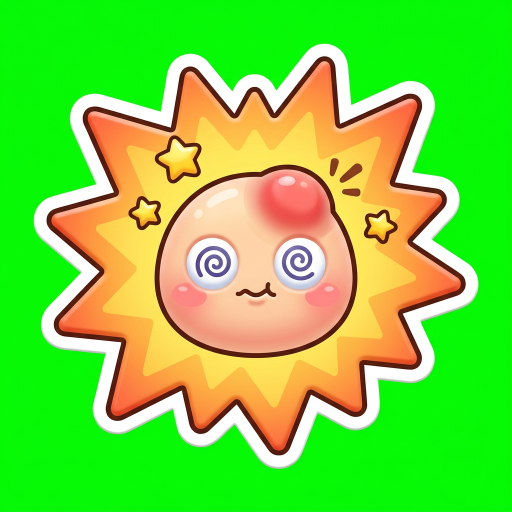
#> input picture art_src/gemini/raw/bonk_v1.png, 1024 x 1024 px (shown at 1/2 size)
$ python key_icon.py ../art_src/gemini/raw/bonk_v1.png ../art_src/gemini/raw/bonk_v1.png 100 1.0
#> lines starting #> are read from the running program, lines starting #| are printed output that depends on the picture
#!/usr/bin/env python
"""Raw Gemini render on a flat chroma-green background -> clean transparent game icon.

    python tools/key_icon.py art_src/gemini/raw/bonk_v1.png assets/env/bonk_icon.png [size=512] [margin=0.04]

Steps: estimate the background green from the border, soft-key every pixel by its distance to it (green dominance),
remove the green spill from semi-transparent edges, crop to the content (ignoring stray specks), pad to a square with a
small margin and resize. Always works from the raw render (generation is not reproducible).
"""
import sys

import numpy as np
from PIL import Image


def key(img: Image.Image) -> Image.Image:
    rgb = np.asarray(img.convert("RGB"), np.float32) / 255.0
    h, w, _ = rgb.shape
#> h = 1024; w = 1024
    border = np.concatenate([rgb[:6].reshape(-1, 3), rgb[-6:].reshape(-1, 3), rgb[:, :6].reshape(-1, 3), rgb[:, -6:].reshape(-1, 3)])
    bg = np.median(border, axis=0)
#> bg = [0.0235, 0.973, 0.0235]
    r, g, b = rgb[..., 0], rgb[..., 1], rgb[..., 2]
    # how much greener than red/blue a pixel is, relative to the background's own green dominance
    dom = g - np.maximum(r, b)
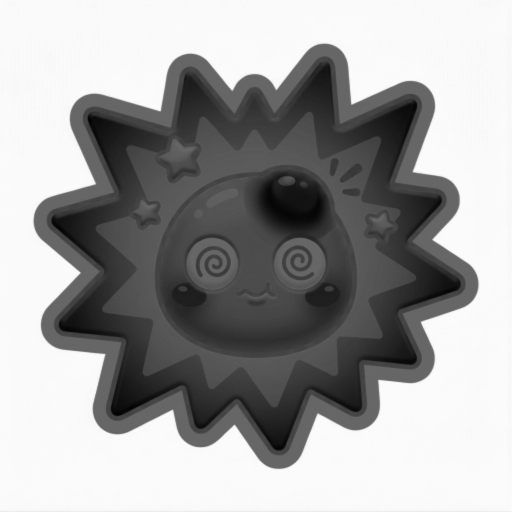
#> dom: shape (1024, 1024) float32 (shown at 1/2 size); min -0.663, max 0.98, mean 0.377; drawn with min black and max white
    bg_dom = max(float(bg[1] - max(bg[0], bg[2])), 0.2)
#> bg_dom = 0.949
    t = np.clip(dom / bg_dom, 0.0, 1.0)
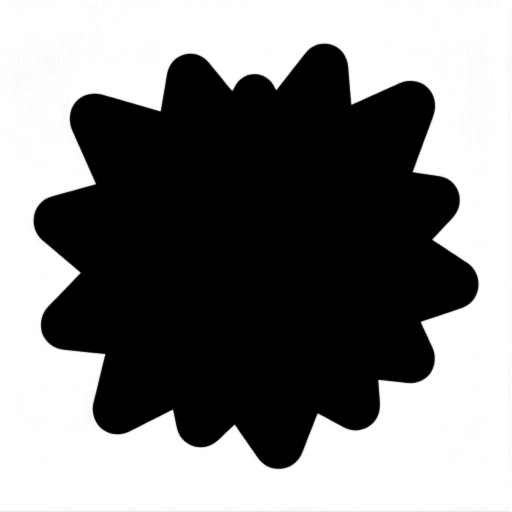
#> t: shape (1024, 1024) float32 (shown at 1/2 size); min 0, max 1, mean 0.508
    # also treat pixels very close to the background colour as background
    dist = np.sqrt(((rgb - bg) ** 2).sum(-1))
    t = np.maximum(t, np.clip(1.0 - dist / 0.18, 0.0, 1.0))
    alpha = np.clip(1.0 - (t - 0.08) / 0.62, 0.0, 1.0)
    alpha = alpha * alpha * (3 - 2 * alpha)                      # smoothstep
    # colour decontamination (matting equation c = a*fg + (1-a)*bg  ->  fg) on the semi-transparent edge,
    # then a final clamp of any remaining green dominance
    a3 = alpha[..., None]
    fg = np.where(a3 < 0.98, (rgb - bg * (1.0 - a3)) / np.maximum(a3, 0.04), rgb)
    fg = np.clip(fg, 0.0, 1.0)
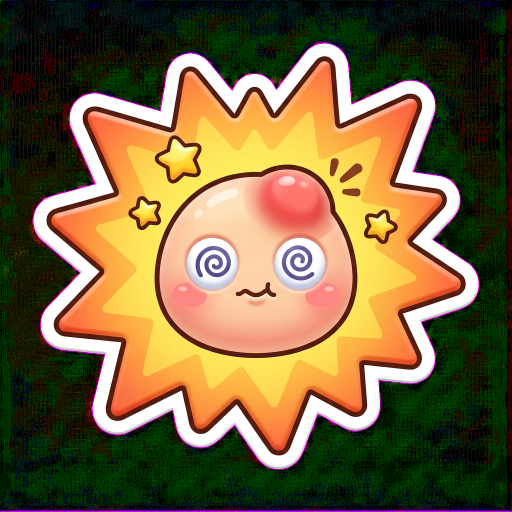
#> fg: shape (1024, 1024, 3) float32 (shown at 1/2 size); mean of channels 0, 1, 2 0.474, 0.389, 0.248; drawn as R, G, B
    fr, fgc, fb = fg[..., 0], fg[..., 1], fg[..., 2]
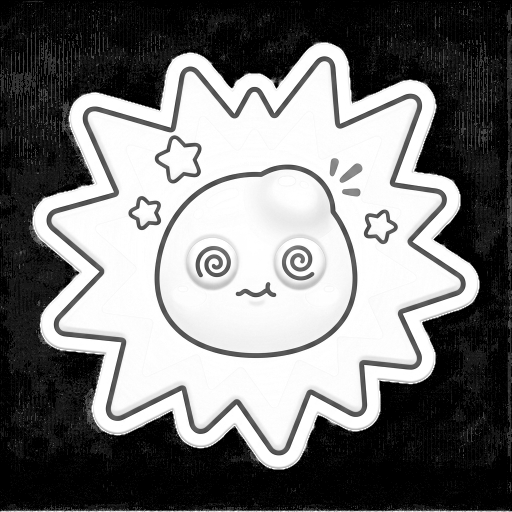
#> fr: shape (1024, 1024) float32 (shown at 1/2 size); min 0, max 1, mean 0.475
    spill = np.clip(fgc - np.maximum(fr, fb), 0.0, None)
    fgc = np.where(alpha < 0.98, fgc - spill, fgc)
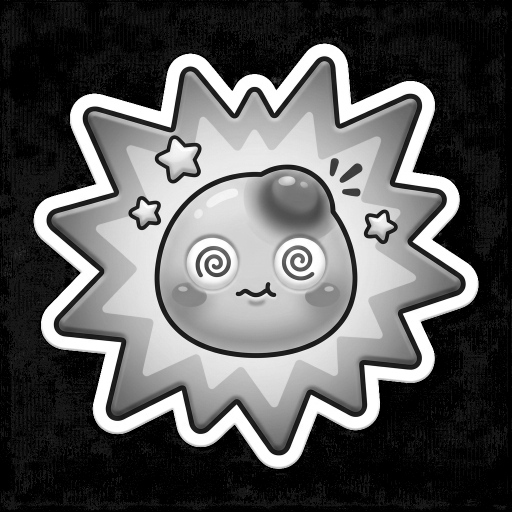
#> fgc: shape (1024, 1024) float32 (shown at 1/2 size); min 0, max 1, mean 0.355
    out = np.dstack([fr, fgc, fb, alpha])
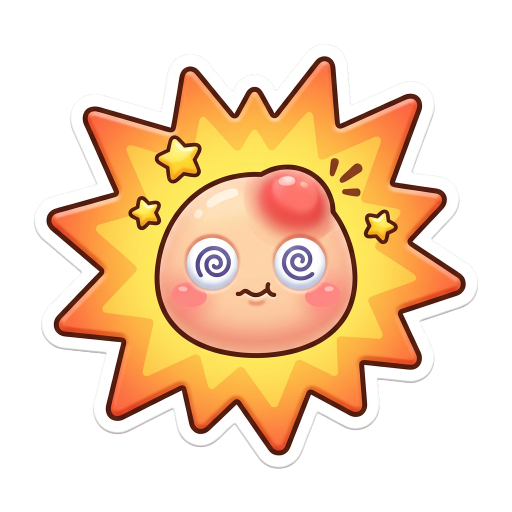
#> out: shape (1024, 1024, 4) float32 (shown at 1/2 size); mean of channels 0, 1, 2, 3 0.474, 0.355, 0.248, 0.49; transparent parts drawn white
    return Image.fromarray((np.clip(out, 0, 1) * 255 + 0.5).astype(np.uint8), "RGBA")


def crop_square(img: Image.Image, size: int, margin: float) -> Image.Image:
#> called with size = 100, margin = 1
    a = np.asarray(img)[..., 3].astype(np.float32) / 255.0
    ys = np.where(a.sum(1) > 3.0)[0]                              # ignore specks thinner than ~3 px
#> ys = 850 values from 88 to 937
    xs = np.where(a.sum(0) > 3.0)[0]
#> xs = 889 values from 68 to 956
    x0, x1, y0, y1 = xs[0], xs[-1] + 1, ys[0], ys[-1] + 1
#> x0 = 68; x1 = 957; y0 = 88; y1 = 938
    side = int(max(x1 - x0, y1 - y0) * (1.0 + 2.0 * margin))
#> side = 2667
    cx, cy = (x0 + x1) // 2, (y0 + y1) // 2
#> cx = 512; cy = 513
    canvas = Image.new("RGBA", (side, side), (0, 0, 0, 0))
#> canvas: PIL image 2667x2667 RGBA; every value is 0
    canvas.paste(img.crop((x0, y0, x1, y1)), (side // 2 - (cx - x0), side // 2 - (cy - y0)))
    return canvas.resize((size, size), Image.LANCZOS)
#> returned value: PIL image 100x100 RGBA


def main():
    src, dst = sys.argv[1], sys.argv[2]
    size = int(sys.argv[3]) if len(sys.argv) > 3 else 512
    margin = float(sys.argv[4]) if len(sys.argv) > 4 else 0.04
    out = crop_square(key(Image.open(src)), size, margin)
    out.save(dst)
    a = np.asarray(out)[..., 3]
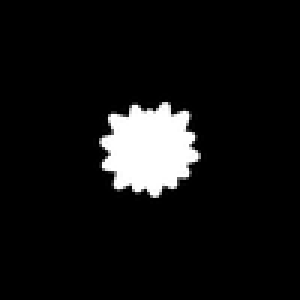
#> a: shape (100, 100) (shown 3 times larger); min 0, max 255, mean 18.4
    print("saved %s  %dx%d  opaque %.1f%%  transparent %.1f%%  edge %.1f%%" % (
        dst, out.size[0], out.size[1], (a > 250).mean() * 100, (a < 5).mean() * 100, ((a >= 5) & (a <= 250)).mean() * 100))
#| saved ../art_src/gemini/raw/bonk_v1.png  100x100  opaque 6.4%  transparent 91.9%  edge 1.7%


if __name__ == "__main__":
    main()

$ run again, with art_src/gemini/raw/act_bump_v1.png copied over art_src/gemini/raw/bonk_v1.png
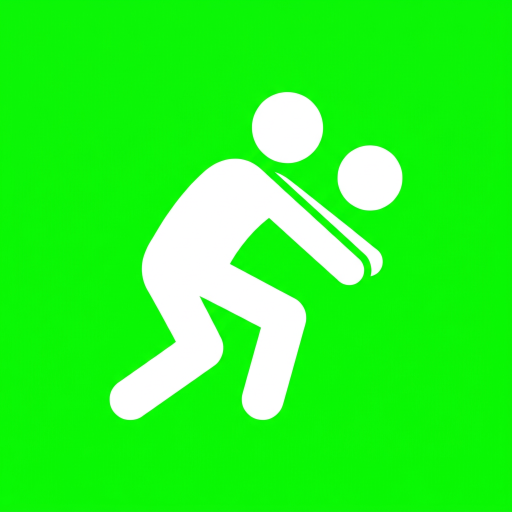
#> input picture art_src/gemini/raw/act_bump_v1.png, 1024 x 1024 px (shown at 1/2 size)
#> bg = [0.0431, 0.965, 0.0235]
#> in key, `dom = g - np.maximum(r, b)`:
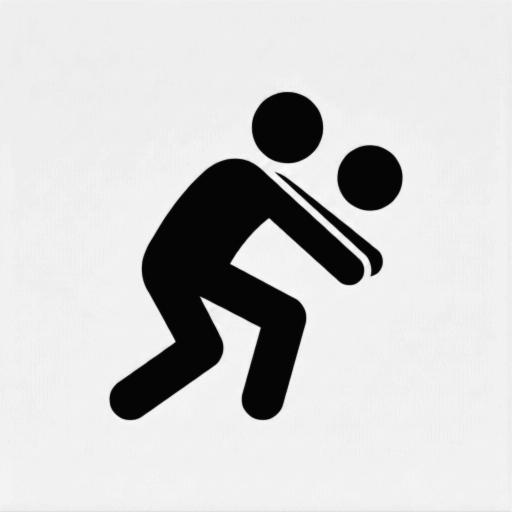
#> dom: shape (1024, 1024) float32 (shown at 1/2 size); min -0.0235, max 0.988, mean 0.795; drawn with min black and max white
#> bg_dom = 0.922
#> ys = 656 values from 184 to 839
#> xs = 586 values from 219 to 804
#> x0 = 219; x1 = 805; y0 = 184; y1 = 840
#> side = 1968
#> cx = 512
#> in main, `a = np.asarray(out)[..., 3]`:
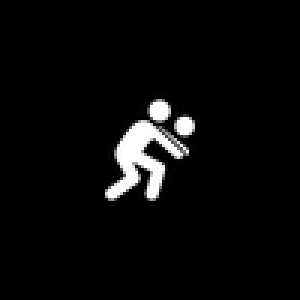
#> a: shape (100, 100) (shown 3 times larger); min 0, max 255, mean 9.9
#| saved ../art_src/gemini/raw/bonk_v1.png  100x100  opaque 2.6%  transparent 95.0%  edge 2.5%

$ run again, with art_src/gemini/raw/act_dive_v1.png copied over art_src/gemini/raw/bonk_v1.png
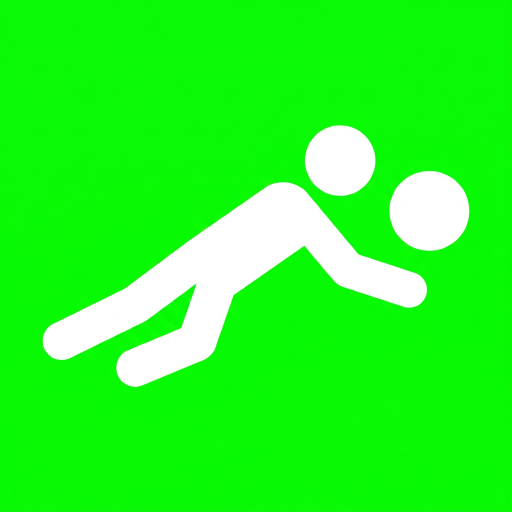
#> input picture art_src/gemini/raw/act_dive_v1.png, 1024 x 1024 px (shown at 1/2 size)
#> bg = [0.0392, 0.976, 0.0235]
#> bg_dom = 0.937
#> ys = 523 values from 251 to 773
#> xs = 852 values from 86 to 937
#> x0 = 86; x1 = 938; y0 = 251; y1 = 774
#> side = 2556
#> cx = 512
#> in main, `a = np.asarray(out)[..., 3]`:
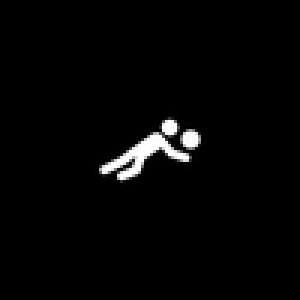
#> a: shape (100, 100) (shown 3 times larger); min 0, max 255, mean 5.3
#| saved ../art_src/gemini/raw/bonk_v1.png  100x100  opaque 1.3%  transparent 97.0%  edge 1.7%
